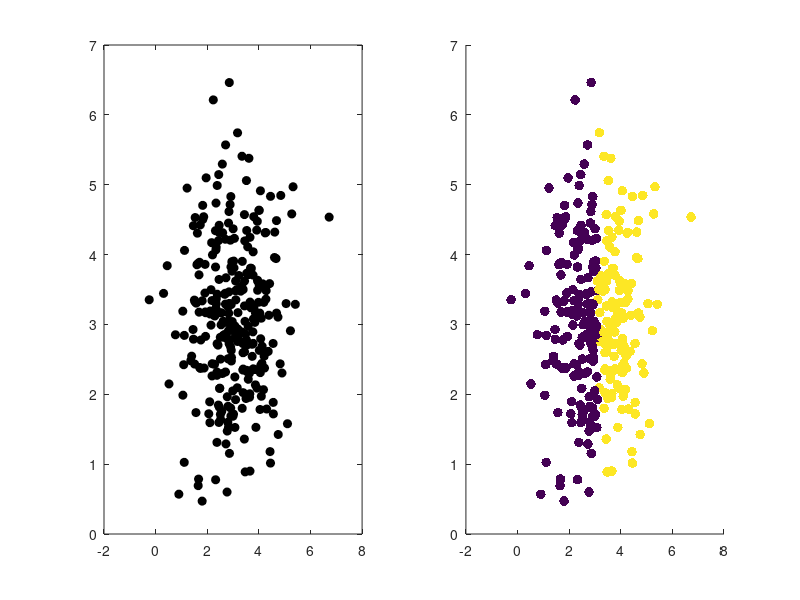

Source code (MATLAB):
%Let's make some fake data with two groups
n=150; %sample size
x=[randn(n,1)+3;randn(n,1)+3];
y=[randn(n,1)+3;randn(n,1)+3];

%plot the data
subplot(1,2,1)
plot(x,y,'ok','MarkerFaceColor','k')

%now divide into two using k-means and plot the results
data2=[x,y];
IDX=kmeans(data2,2);

%plot the k-means results
subplot(1,2,2)
scatter(x,y,50,IDX,'filled')